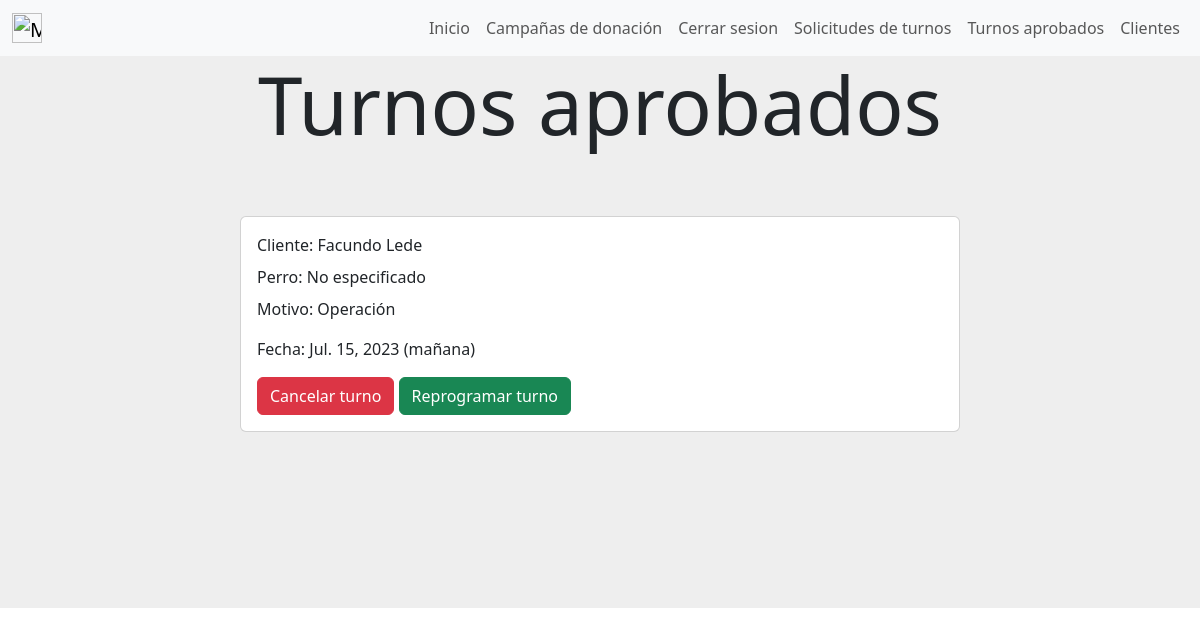
/turnos_aprobados (signed in), run on the app's committed database.
### gestion_de_turnos/models.py (models this page shows, shortened)
class Turno(models.Model) :
    franja_horaria = models.CharField(max_length=50)
    motivo = models.ForeignKey(Servicio_veterinario, on_delete=models.CASCADE, default=None, null=True)
    fecha = models.DateField()
    estado = models.CharField(max_length=50, default="Pendiente", blank=True)
    created_by = models.ForeignKey(User, on_delete=models.CASCADE)
    perro = models.ForeignKey(Perro, on_delete=models.CASCADE, blank=True, default=None, null=True)
    class Meta:
        verbose_name='turno'
        verbose_name_plural='turnos'

### user/models.py (models this page shows)
class User(AbstractUser):
    dni = models.CharField(max_length=8, unique=True)
    email = models.EmailField(unique=True)

### gestion_de_servicios_prestados/models.py (models this page shows)
class Servicio_veterinario(models.Model):
    servicio = models.CharField(max_length=30)
    class Meta:
        verbose_name='servicio_veterinario'
        verbose_name_plural='servicios_veterinarios'
    def __str__ (self):
        return self.servicio

### gestion_de_turnos/views.py (the view)
# urls.py: path('turnos_aprobados',views.turnos_aprobados, name= "turnos_aprobados"),
def turnos_aprobados(request):
    turnos_pendientes=Turno.objects.filter(estado = "Aprobado")
    return render(request,"gestion_de_turnos/turnos_aprobados.html",{"turnos":turnos_pendientes})

### gestion_de_turnos/templates/gestion_de_turnos/turnos_aprobados.html (shortened to what this page needs)
{% extends "gestion_de_usuarios/base.html" %}
{% block content %}
{% if user.is_superuser %}
<div style="background-color:#eee;height: 20%;text-align: center;">
    <h1 class="display-1">Turnos aprobados</h1>
</div>
        {% if turnos.count == 0 %}
        <div style="background-color: #eee;background-position: center;background-size: cover; align-items: center;justify-content: center;display: flex;">
            <div class="card mb-3 element-home-color" style="width: 60%;">
                <div class="row g-0">
                    <div class="card">
                        <div class="card-body">
                            Aún no hay turnos aprobados.
                        </div>
                    </div>
                </div>
            </div>
        </div>
        {% else %}
            {% for turno in turnos %}
            <div style="background-color: #eee;background-position: center;background-size: cover; align-items: center;justify-content: center;display: flex;">
                <div class="card mb-3 element-home-color" style="width: 60%;">
                    <div class="row g-0">
                    <div class="col-md-8">
                        <div class="card-body">
                        <p class="card-title">Cliente: {{turno.created_by.first_name}} {{turno.created_by.last_name}}</p>
                        {% if turno.perro is not None %}
                        <p class="card-title">Perro: {{turno.perro.nombre}}</p>
                        {% else %}
                        <p class="card-title">Perro: No especificado</p>
                        {% endif %}
                        <p class="card-text">Motivo: {{turno.motivo}}</p>
                        <p class="card-text">Fecha: {{turno.fecha}} ({{turno.franja_horaria}})</p>
                        <a href ="#" class="btn btn-danger" onclick="cancelar_turno({{turno.id}})" style="color:white;">Cancelar turno</a>
                        <a href ="{% url 'reprogramar_turno_aprobado' turno.id %}" class="btn btn-success" style="color:white;">Reprogramar turno</a>
                        </div>
                    </div>
                    </div>
                </div>
            </div>
            {% endfor %}
<div style="background-color:#eee;height: 20%;">
</div>
{% endif %}
{% else %}
<img src="https://st.depositphotos.com/31068556/51146/v/600/depositphotos_511461970-stock-illustration-concept-design-of-an-empty.jpg" class="img-fluid rounded-start" alt="..." style="border-radius: 4px;">
{% endif %}
{% endblock %}

### data on the page
Turno: created_by.first_name "Facundo", created_by.last_name "Lede", shows "Perro: No especificado", motivo "Operación", fecha "Jul. 15, 2023", franja_horaria "mañana"
